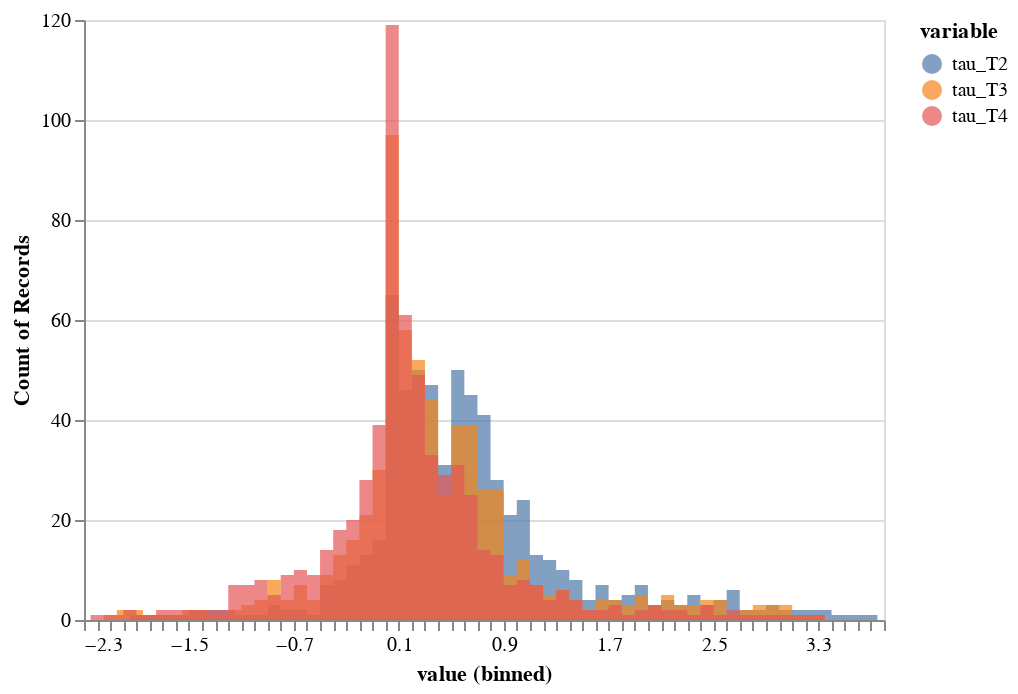

The code cell stored with this chart in its notebook:
### Code cell
data_log=data.copy()
data_log.value = np.log10(data_log.value/data_log.tau_DL04)
alt.Chart(data_log).mark_area(
    opacity=0.7,
    interpolate='step'
).encode(
    alt.X('value', bin=alt.Bin(maxbins=100)),
    alt.Y('count()', stack=None),
    alt.Color('variable',)
)

### Figure 1 — Vega-Lite specification as saved in the notebook (floating-point values rounded to 4 significant figures; data arrays with more than 128 entries replaced by an {"elided": "..."} marker saying what was removed)
{"$schema": "https://vega.github.io/schema/vega-lite/v2.6.0.json", "config": {"view": {"height": 300, "width": 400}}, "data": {"name": "data-6d9b145fea686f6a88d4483ecd49f205"}, "datasets": {"data-6d9b145fea686f6a88d4483ecd49f205": {"elided": "1875 records"}}, "encoding": {"color": {"field": "variable", "type": "nominal"}, "x": {"bin": {"maxbins": 100}, "field": "value", "type": "quantitative"}, "y": {"aggregate": "count", "stack": null, "type": "quantitative"}}, "mark": {"interpolate": "step", "opacity": 0.7, "type": "area"}}
